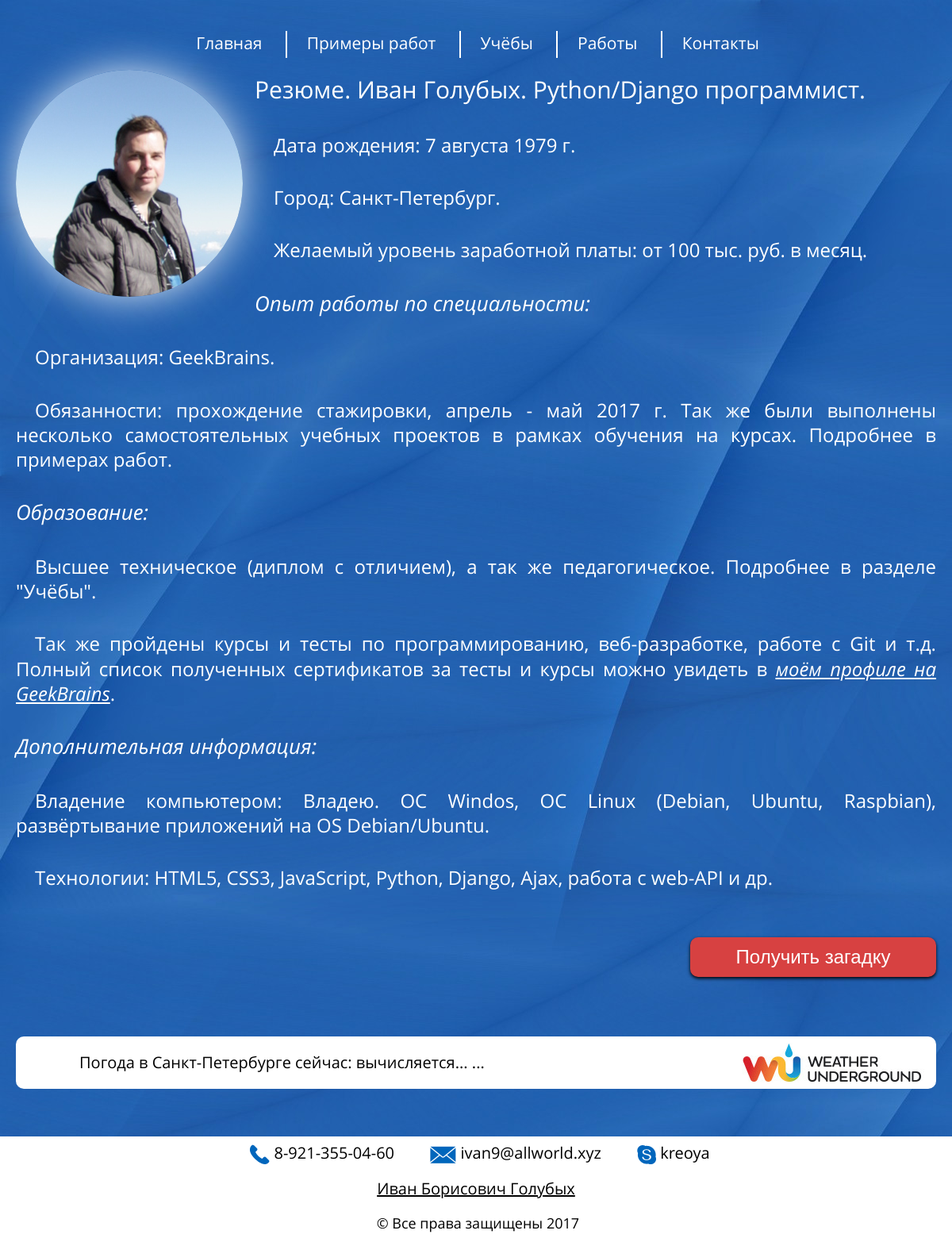
Before: /portfolio/2017_portfolio/ with the older database file.
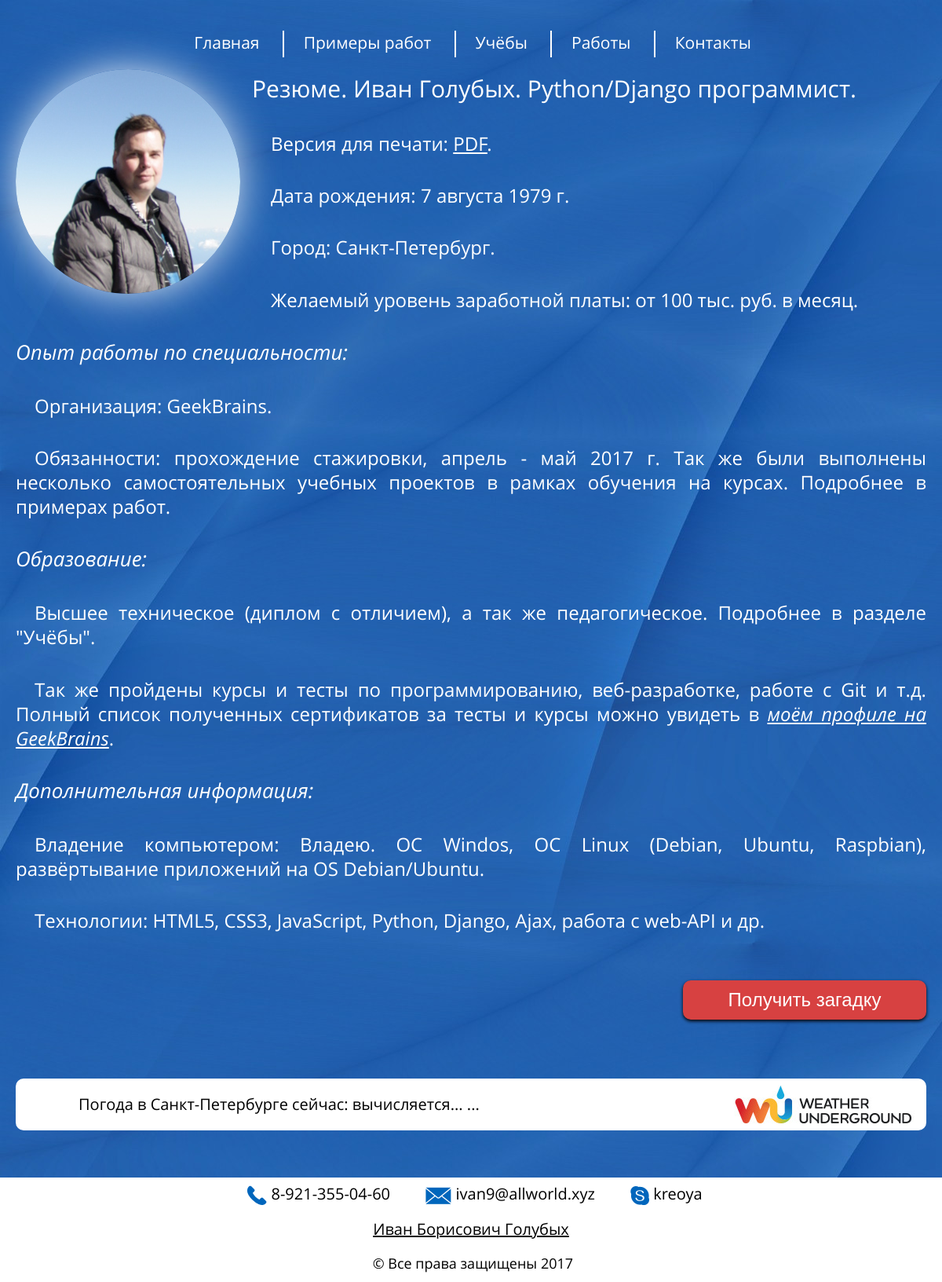
After: the same page with the newer database file.
### app_main/models_main_page.py (models this page shows, shortened)
class MainHeader1Text(models.Model):
    ordinal = models.PositiveSmallIntegerField(
            blank=False,
            null=False,
            db_index=True,
            unique=True,
            help_text='Порядковый номер заголовка h1 на странице',
            verbose_name="Порядковый номер заголовка h1 на странице",
                )
    text = models.CharField(max_length=255,
                            blank=True,
                            null=False,
                            db_index=False,
                            unique=False,
                            help_text='Заголовки (h1) для главной страницы',
                            verbose_name="Заголовки (h1) для главной страницы",
                            )

class MainText(models.Model):
    ordinal = models.PositiveSmallIntegerField(
            blank=False,
            null=False,
            db_index=True,
            unique=True,
            help_text='Порядковый номер абзаца в тексте',
            verbose_name="Порядковый номер абзаца в тексте",
                )
    text = models.TextField(
                            blank=False,
                            null=False,
                            db_index=False,
                            unique=False,
                            help_text='Текст абзаца',
                            verbose_name="Текст абзаца",
                            )
    up = models.ForeignKey(MainHeader4Text,
                           on_delete=models.CASCADE,
                           )

class MainHeader2Text(models.Model):
    ordinal = models.PositiveSmallIntegerField(
            blank=False,
            null=False,
            db_index=True,
            unique=True,
            help_text='Порядковый номер заголовка h2 на странице',
            verbose_name="Порядковый номер заголовка h2 на странице",
                )
    text = models.CharField(max_length=255,
                            blank=True,
                            null=False,
                            db_index=False,
                            unique=False,
                            help_text='Заголовки (h2) для главной страницы',
                            verbose_name="Заголовки (h2) для главной страницы",
                            )
    up = models.ForeignKey(MainHeader1Text,
                           on_delete=models.CASCADE,
                           )

### app_main/views.py (the view)
class MainListView(ListView):
    crumbs_page_name = 'Главная'
    crumbs_page_urlname = 'main'
    crumbs_up = False
    queryset = MainHeader1Text.objects.order_by('ordinal').\
        prefetch_related('mainheader2text_set',
                         'mainheader2text_set__mainheader3text_set',
                         'mainheader2text_set__mainheader3text_set__'
                         'mainheader4text_set',
                         'mainheader2text_set__mainheader3text_set__'
                         'mainheader4text_set__maintext_set')
    template_name = 'index.html'
    @staticmethod
    def path_to_my_photo():
        if datetime.now().month in (5, 6, 7, 8, 9, 10):
            return 'app_main/img/my_foto_summer.jpg'
        return 'app_main/img/my_foto_winter.jpg'
    def get_context_data(self, **kwargs):
        context = super().get_context_data(**kwargs)
        if 'session_exist' not in self.request.session or\
                not self.request.session['session_exist']:
            self.request.session['session_exist'] = True
        context['path_to_my_photo'] = __class__.path_to_my_photo()
        return context

### app_main/templates/index.html (shortened to what this page needs)
{% extends "base.html" %}
{% load staticfiles %}
{% block content  %}
    <div class="my_foto">
        <img alt="Иван Борисович Голубых" src="{% static path_to_my_photo %}">
    </div>
    {% for h1 in object_list %}
        {% if h1.text %}
            <h1>{{ h1.text|safe }}</h1>
        {% endif %}
        {% for h2 in h1.mainheader2text_set.all|dictsort:"ordinal" %}
            {% if h2.text|safe %}
                <h2>{{ h2.text }}</h2>
            {% endif %}
            {% for h3 in h2.mainheader3text_set.all|dictsort:"ordinal" %}
                {% for h4 in h3.mainheader4text_set.all|dictsort:"ordinal" %}
                    {% for text in h4.maintext_set.all|dictsort:"ordinal" %}
                        {% if text.text %}
                            <p>{{ text.text|safe }}</p>
                        {% endif %}
                    {% endfor %}
                {% endfor %}
            {% endfor %}
        {% endfor %}
    {% endfor %}
    <div class="puzzle_button">
        <button onclick="arcana();">Получить загадку</button>
    </div>
{% endblock %}

Changed rows visible on the page:
added MainText: text "Версия для печати: PDF .", shown under MainHeader4Text (number 1 of 4 on the later page)
